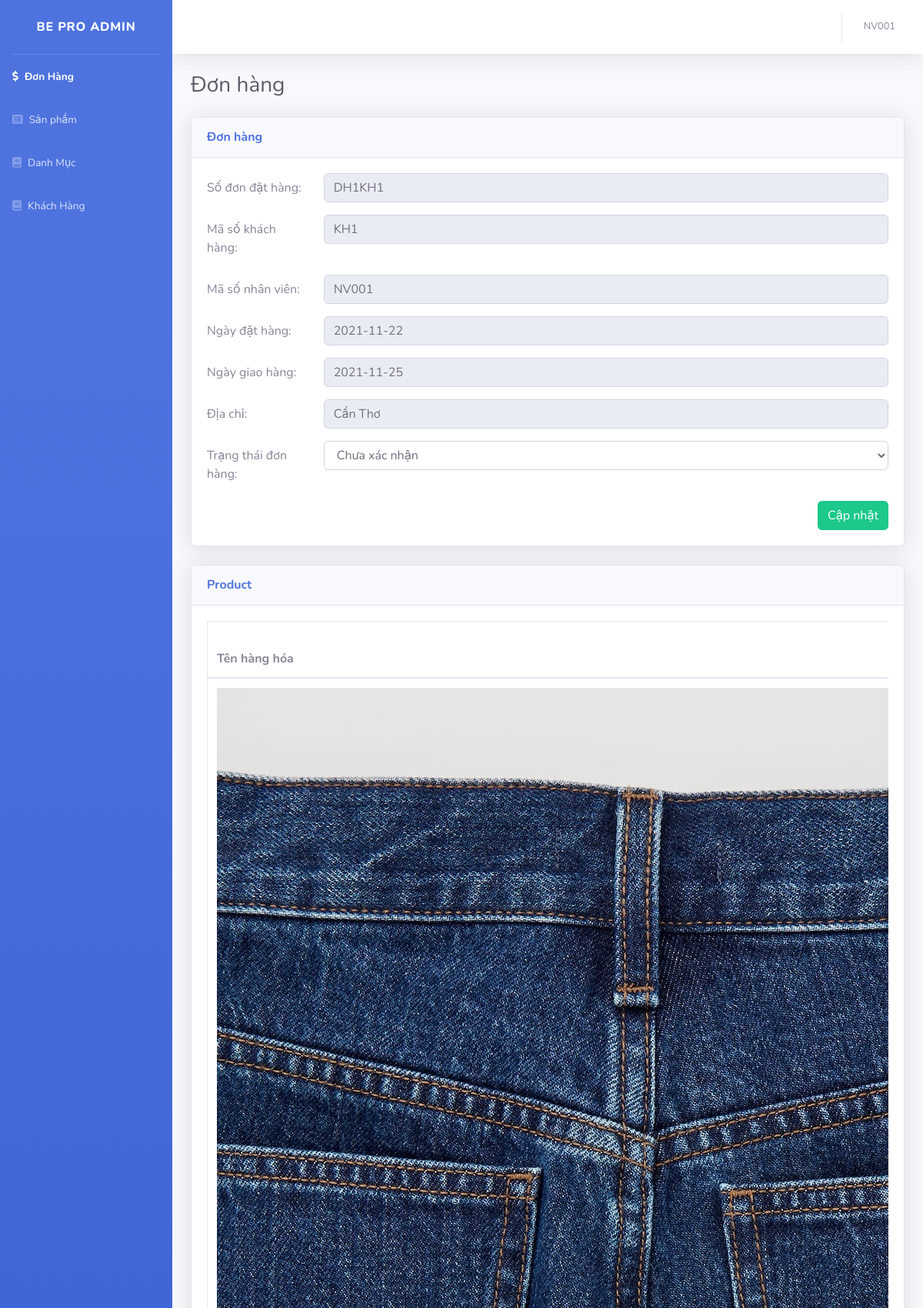
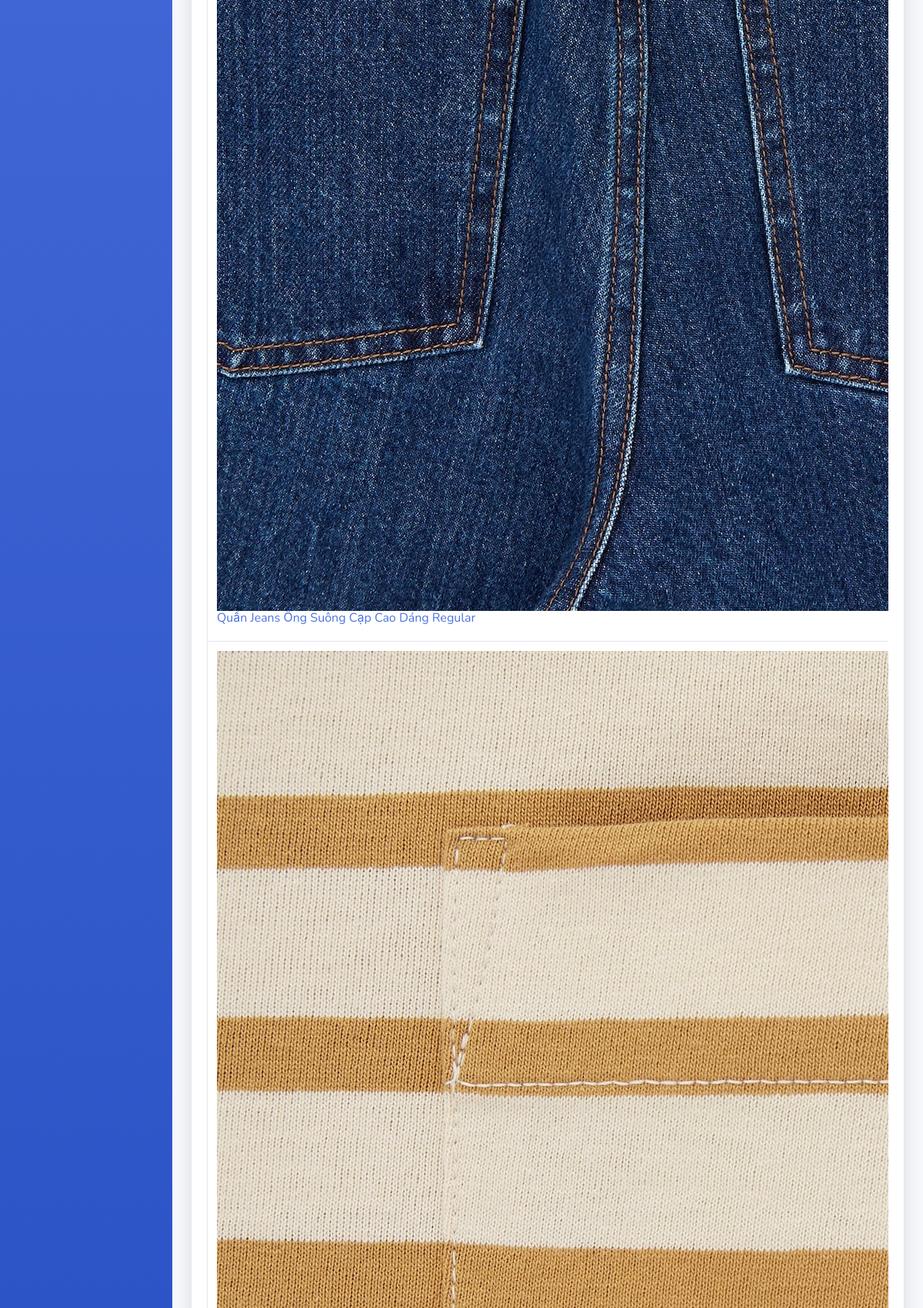
The page /admin/index.php?module=transaction&action=edit&id=DH1KH1 (signed in, upper part) on the database its author committed (2 pictures, top to bottom).
### tables this page shows
CREATE TABLE `dathang` (
  `SoDonDH` char(10) NOT NULL,
  `MSKH` char(10) NOT NULL,
  `MSNV` char(10) DEFAULT NULL,
  `NgayDH` date NOT NULL,
  `NgayGH` date NOT NULL,
  `TrangThaiDH` varchar(45) NOT NULL,
  `DiaChi` varchar(45) NOT NULL
);

CREATE TABLE `chitietdathang` (
  `SoDonDH` char(10) NOT NULL,
  `MSHH` char(20) NOT NULL,
  `SoLuong` int(11) NOT NULL,
  `GiaDatHang` int(11) NOT NULL,
  `GiamGia` int(11) NOT NULL
);

CREATE TABLE `hinhhanghoa` (
  `mahinh` char(25) NOT NULL,
  `tenhinh` varchar(45) NOT NULL,
  `MSHH` char(10) NOT NULL
);

CREATE TABLE `hanghoa` (
  `MSHH` char(10) NOT NULL,
  `TenHH` varchar(45) NOT NULL,
  `QuyCach` text NOT NULL,
  `Gia` int(11) NOT NULL,
  `SoLuongHang` int(11) NOT NULL,
  `MaLoaiHang` char(10) NOT NULL
);

### admin/modules/transaction/edit.php (the view, shortened to what this page needs)
<div class="container-fluid">
    <div class="d-sm-flex align-items-center justify-content-between mb-4">
    <h1 class="h3 mb-0 text-gray-800">Đơn hàng</h1>
    </div>
    <div class="row">
        <?php
            $sql = "SELECT * FROM dathang WHERE SoDonDH ='" .$_GET["id"]. "'";
            $result = mysqli_query($db, $sql);
            $result = mysqli_fetch_assoc($result);
        ?>
        <div class="col-12">
            <div class="card shadow mb-4">
                <div class="card-header py-3">
                    <h6 class="m-0 font-weight-bold text-primary">Đơn hàng</h6>
                </div>
                <div class="card-body">
                    <form action="./modules/transaction/process.php" method="POST">
                        <div class="form-group row">
                            <label class="col-sm-2 col-form-label">Số đơn đặt hàng:</label>
                            <div class="col-sm-10">
                                <input type="text" readonly class="form-control" value="<?=$result["SoDonDH"]?>" name="SoDonDH">
                            </div>
                        </div>
                        <div class="form-group row">
                            <label class="col-sm-2 col-form-label">Mã số khách hàng:</label>
                            <div class="col-sm-10">
                                <input type="text" readonly class="form-control" value="<?=$result["MSKH"]?>">
                            </div>
                        </div>
                        <div class="form-group row">
                            <label class="col-sm-2 col-form-label">Mã số nhân viên:</label>
                            <div class="col-sm-10">
                                <input type="text" readonly class="form-control" value="<?=$_SESSION["nhanvien"]?>">
                            </div>
                        </div>
                        <div class="form-group row">
                            <label class="col-sm-2 col-form-label">Ngày đặt hàng:</label>
                            <div class="col-sm-10">
                                <input type="text" readonly class="form-control" value="<?=$result["NgayDH"]?>">
                            </div>
                        </div>
                        <div class="form-group row">
                            <label class="col-sm-2 col-form-label">Ngày giao hàng:</label>
                            <div class="col-sm-10">
                                <input type="text" readonly class="form-control" value="<?=$result["NgayGH"]?>">
                            </div>
                        </div>
                        <div class="form-group row">
                            <label class="col-sm-2 col-form-label">Địa chỉ:</label>
                            <div class="col-sm-10">
                                <input type="text" readonly class="form-control" value="<?=$result["DiaChi"]?>">
                            </div>
                        </div>
                        <div class="form-group row">
                            <label class="col-sm-2 col-form-label">Trạng thái đơn hàng:</label>
                            <div class="col-sm-10">
                                <select class="form-control" name="TrangThaiDH">
                                    <option value="Chua Xac Nhan" <?=($result["TrangThaiDH"] == "Chua Xac Nhan") ? "selected" : ""?>>Chưa xác nhận</option>
                                </select>
                            </div>
                        </div>
                        <button type="" class="btn btn-success float-right">Cập nhật</button>
                    </form>
                </div>
            </div>
        </div>
        <div class="col-12">
            <div class="card shadow mb-4">
                <div class="card-header py-3">
                    <h6 class="m-0 font-weight-bold text-primary">Product</h6>
                </div>
                <div class="card-body">
                    <div class="table-responsive">
                    <table class="table table-bordered table-data" data-get="orders">
                        <thead>
                        <tr>
                            <th>Tên hàng hóa</th>
                        </tr>
                        </thead>
                        <tbody>
                            <?php
                            $sql1 = "SELECT * FROM CHITIETDATHANG,HANGHOA WHERE SoDonDH='" . $_GET["id"] . "' and CHITIETDATHANG.MSHH=HANGHOA.MSHH;";
                            $result1 = mysqli_query($db, $sql1);
                            while ($row1 = mysqli_fetch_assoc($result1)) {
                                $sql_image = "SELECT * FROM HINHHANGHOA WHERE MSHH='" . $row1["MSHH"] . "'";
                                $result_image = mysqli_query($db, $sql_image);
                                $row_image = mysqli_fetch_assoc($result_image);
                                echo '
                                    <tr>
                                    <td class="cart-body__name">
                                        <a href="index.php?module=product&action=edit&id='.$row1['MSHH'].'">
                                            <img src="image/' . $row_image["tenhinh"] . '" alt="">
                                            <h6>' . $row1["TenHH"] . '</h6>
                                        </a>
                                    </td>
                                    <td>' . number_format($row1["Gia"], 0, ',', ',') . ' VND</td>
                                    <td>' . $row1["SoLuong"] . '</td>
                                    <td>' . number_format($row1["GiaDatHang"], 0, ',', ',') . ' VND</td>
                                </tr>';
                            }
                            ?>
                        </tbody>
                    </table>
                </div>
            </div>
        </div>
    </div>
</div>

### rows shown on the page
dathang: SoDonDH "DH1KH1", MSKH "KH1", NgayDH "2021-11-22", NgayGH "2021-11-25", DiaChi "Cần Thơ"
chitietdathang: hinhhanghoa.tenhinh (picture), MSHH.TenHH "Quần Jeans Ống Suông Cạp Cao Dáng Regular"
chitietdathang: hinhhanghoa.tenhinh (picture)

### other values the page prints
$_SESSION["nhanvien"] "NV001"
